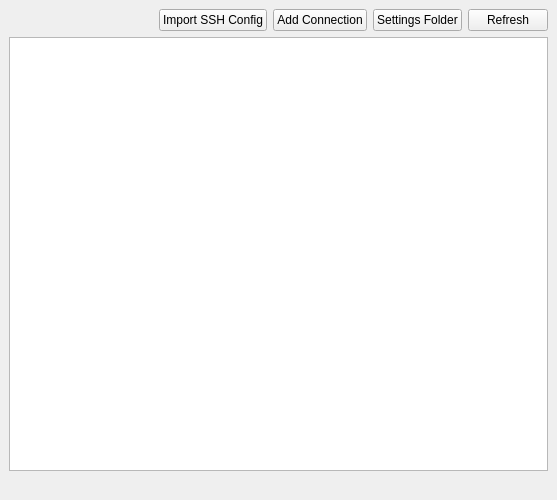
<?xml version="1.0" encoding="UTF-8"?>
<ui version="4.0">
    <class>RemoteDBDockWidgetBase</class>
    <widget class="QDockWidget" name="RemoteDBDockWidgetBase">
        <property name="geometry">
            <rect>
                <x>0</x>
                <y>0</y>
                <width>557</width>
                <height>500</height>
            </rect>
        </property>
        <property name="maximumSize">
            <size>
                <width>524287</width>
                <height>500</height>
            </size>
        </property>
        <property name="windowTitle">
            <string> Remote DB Plugin</string>
        </property>
        <widget class="QWidget" name="dockWidgetContents">
            <property name="minimumSize">
                <size>
                    <width>0</width>
                    <height>200</height>
                </size>
            </property>
            <property name="maximumSize">
                <size>
                    <width>16777215</width>
                    <height>500</height>
                </size>
            </property>
            <layout class="QGridLayout" name="gridLayout">

                <item row="0" column="4">
                    <widget class="QPushButton" name="open_settings_dir_btn">
                        <property name="text">
                            <string>Settings Folder</string>
                        </property>
                    </widget>
                </item>
                <item row="3" column="0">
                    <widget class="QLabel" name="status_report_label">
                        <property name="maximumSize">
                            <size>
                                <width>16777215</width>
                                <height>20</height>
                            </size>
                        </property>
                        <property name="text">
                            <string/>
                        </property>
                    </widget>
                </item>
                <item row="0" column="5">
                    <widget class="QPushButton" name="refresh_btn">
                        <property name="text">
                            <string>Refresh</string>
                        </property>
                    </widget>
                </item>
                <item row="2" column="0" colspan="6">
                    <widget class="QListWidget" name="conn_list_widget">
                        <property name="sizePolicy">
                            <sizepolicy hsizetype="Expanding" vsizetype="Expanding">
                                <horstretch>0</horstretch>
                                <verstretch>0</verstretch>
                            </sizepolicy>
                        </property>
                        <property name="alternatingRowColors">
                            <bool>true</bool>
                        </property>
                        <property name="iconSize">
                            <size>
                                <width>24</width>
                                <height>24</height>
                            </size>
                        </property>
                    </widget>
                </item>
                <item row="0" column="2">
                    <widget class="QPushButton" name="import_ssh_config_btn">
                        <property name="toolTip">
                            <string>Add the hosts of your SSH config (~/.ssh/config) as connections</string>
                        </property>
                        <property name="text">
                            <string>Import SSH Config</string>
                        </property>
                    </widget>
                </item>
                <item row="0" column="3">
                    <widget class="QPushButton" name="add_conn_btn">
                        <property name="text">
                            <string>Add Connection</string>
                        </property>
                    </widget>
                </item>
            </layout>
        </widget>
    </widget>
    <resources/>
    <connections/>
</ui>
